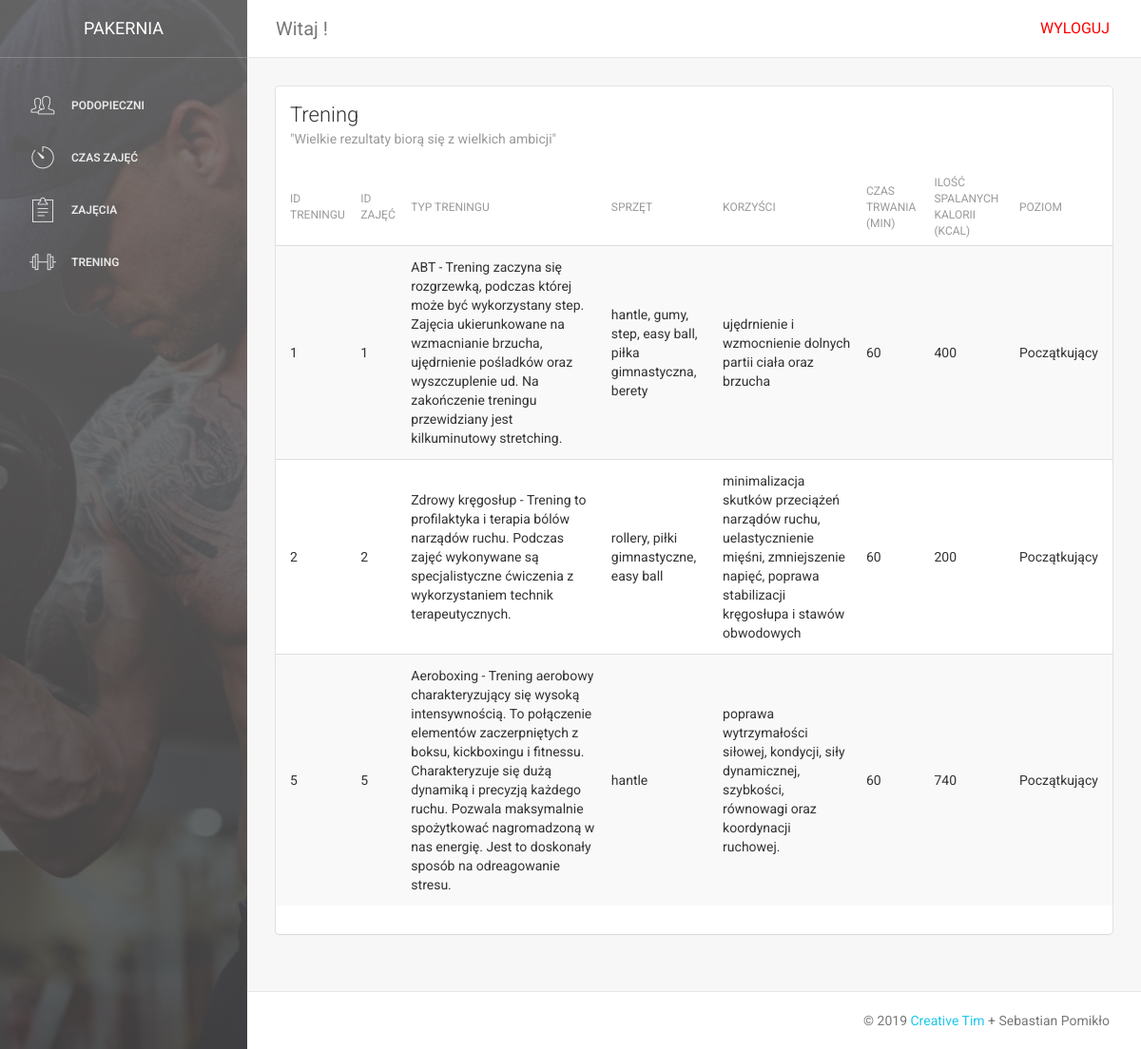
/SILOWNIA/trening.php, run on the app's committed database.
### tables this page shows
CREATE TABLE `trening` (
  `ID_Treningu` int(11) NOT NULL,
  `ID_Zajec` int(11) NOT NULL,
  `Typ_treningu` varchar(500) NOT NULL,
  `Sprzet` varchar(100) NOT NULL,
  `Korzysci` text NOT NULL,
  `Czas_trwania` int(3) NOT NULL,
  `Ilosc_spalonych_kalorii` int(4) NOT NULL,
  `Poziom` varchar(20) NOT NULL
);

### SILOWNIA/trening.php (the view)
<?php
   include_once("inc/database.php");
   include_once("inc/headnav.php");
   ?>
<div class="content">
   <div class="container-fluid">
      <div class="row">
         <div class="col-md-12">
            <div class="card">
               <div class="header">
                  <h4 class="title">Trening</h4>
                  <p class="category">"Wielkie rezultaty biorą się z wielkich ambicji"</p>
               </div>
               <div class="content table-responsive table-full-width">
                  <?php
                     $sql = "SELECT * FROM trening";
                     $result = $polaczenie->query($sql);
                     if($result->num_rows > 0){
                         echo "<table class='table table-hover table-striped'>";
                         echo "<thead>";
                         echo "<th>ID Treningu</th>";
                         echo "<th>ID Zajęć</th>";
                         echo "<th>Typ treningu</th>";
                         echo "<th>Sprzęt</th>";
                         echo "<th>Korzyści</th>";
                         echo "<th>Czas trwania (min)</th>";
                         echo "<th>Ilość spalanych kalorii (kcal)</th>";
                         echo "<th>Poziom</th>";
                         echo "</thead>";
                         echo "<tbody>";
                         while($row = $result->fetch_assoc()) {
                              echo "<tr>";
                              echo "<td>" . $row["ID_Treningu"] . "</td>";
                              echo "<td>" . $row["ID_Zajec"] . "</td>";
                              echo "<td>" . $row["Typ_treningu"] . "</td>";
                              echo "<td>" . $row["Sprzet"] . "</td>";
                              echo "<td>" . $row["Korzysci"] . "</td>";
                              echo "<td>" . $row["Czas_trwania"] . "</td>";
                              echo "<td>" . $row["Ilosc_spalonych_kalorii"] . "</td>";
                              echo "<td>" . $row["Poziom"] . "</td>";
                              echo "</tr>";
                         }
                         echo "</tbody>";
                         echo "</table>";
                     }
                     ?>
               </div>
            </div>
         </div>
      </div>
   </div>
</div>
<?php
   include_once('inc/footer.php');
   ?>

### data on the page
trening: ID_Treningu "1", ID_Zajec "1", Typ_treningu "ABT - Trening zaczyna się rozgrzewką, podczas której może być wykorzystany step. Zajęcia ukierunkowane na wzmacnianie brzucha, ujędrnienie pośladków oraz wyszczuplenie ud. Na zakończenie treningu przewidziany jest kilkuminutowy stretching.", Sprzet "hantle, gumy, step, easy ball, piłka gimnastyczna, berety", Korzysci "ujędrnienie i wzmocnienie dolnych partii ciała oraz brzucha", Czas_trwania "60", Ilosc_spalonych_kalorii "400", Poziom "Początkujący"
trening: ID_Treningu "2", ID_Zajec "2", Typ_treningu "Zdrowy kręgosłup - Trening to profilaktyka i terapia bólów narządów ruchu. Podczas zajęć wykonywane są specjalistyczne ćwiczenia z wykorzystaniem technik terapeutycznych.", Sprzet "rollery, piłki gimnastyczne, easy ball", Korzysci "minimalizacja skutków przeciążeń narządów ruchu, uelastycznienie mięśni, zmniejszenie napięć, poprawa stabilizacji kręgosłupa i stawów obwodowych", Czas_trwania "60", Ilosc_spalonych_kalorii "200", Poziom "Początkujący"
trening: ID_Treningu "5", ID_Zajec "5", Typ_treningu "Aeroboxing - Trening aerobowy charakteryzujący się wysoką intensywnością. To połączenie elementów zaczerpniętych z boksu, kickboxingu i fitnessu. Charakteryzuje się dużą dynamiką i precyzją każdego ruchu. Pozwala maksymalnie spożytkować nagromadzoną w nas energię. Jest to doskonały sposób na odreagowanie stresu.", Sprzet "hantle", Korzysci "poprawa wytrzymałości siłowej, kondycji, siły dynamicznej, szybkości, równowagi oraz koordynacji ruchowej.", Czas_trwania "60", Ilosc_spalonych_kalorii "740", Poziom "Początkujący"
